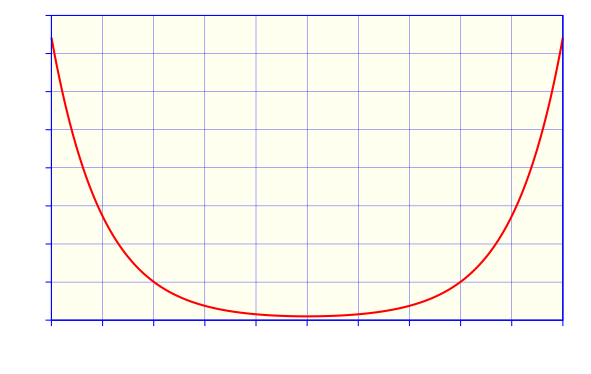

Generate this figure with gnuplot:
#!/gnuplot
#
#    
#    	G N U P L O T
#    	Version 5.2 patchlevel 7    last modified 2019-05-29 
#    
#    	Copyright (C) 1986-1993, 1998, 2004, 2007-2018
#    	Thomas Williams, Colin Kelley and many others
#    
#    	gnuplot home:     http://www.gnuplot.info
#    	faq, bugs, etc:   type "help FAQ"
#    	immediate help:   type "help"  (plot window: hit 'h')
# set terminal windows 0 color solid butt enhanced
# set output
unset clip points
set clip one
unset clip two
set bar 1.000000 front
set border front linecolor rgb "blue"  linewidth 3.000 dashtype solid
set zdata 
set ydata 
set xdata 
set y2data 
set x2data 
set boxwidth
set style fill  empty border
set style rectangle back fc  bgnd fillstyle   solid 1.00 border lt -1
set style circle radius graph 0.02, first 0.00000, 0.00000 
set style ellipse size graph 0.05, 0.03, first 0.00000 angle 0 units xy
set dummy x, y
set format x "% .0f" 
set format y "% h" 
set format x2 "% h" 
set format y2 "% h" 
set format z "% h" 
set format cb "% h" 
set format r "% h" 
set timefmt "%d/%m/%y,%H:%M"
set angles radians
set grid back nopolar xtics nomxtics ytics nomytics noztics nomztics
set grid nox2tics nomx2tics noy2tics nomy2tics nocbtics nomcbtics
set grid linecolor "blue" linetype 1 linewidth 1.00 
set raxis
set style parallel front  lt black linewidth 2.000 dashtype solid
set key title ""
set key inside right top vertical Right noreverse enhanced autotitle nobox
set key noinvert samplen 4 spacing 1 width 0 height 0 
set key maxcolumns 0 maxrows 0
set key opaque
unset key
unset label
unset arrow
set style increment default
unset style line
unset style arrow
set style histogram clustered gap 2 title textcolor lt -1
unset object
set style textbox transparent margins  1.0,  1.0 border
unset logscale
set offsets 0, 0, 0, 0
set pointsize 1
set pointintervalbox 1
set encoding default
unset polar
unset parametric
set decimalsign ','
set view 60, 30, 1, 1
set samples 800, 800
set isosamples 10, 10
set surface 
unset contour
set cntrlabel  format '%8.3g' font '' start 5 interval 20
set mapping cartesian
set datafile separator whitespace
unset hidden3d
set cntrparam order 4
set cntrparam linear
set cntrparam levels auto 5
set cntrparam points 5
set size ratio 0 1,1
set origin 0,0
set style data points
set style function lines
unset xzeroaxis
unset yzeroaxis
unset zzeroaxis
unset x2zeroaxis
unset y2zeroaxis
set ticslevel 0.5
set tics scale  1, 0.5, 1, 1, 1
set mxtics default
set mytics default
set mztics default
set mx2tics default
set my2tics default
set mcbtics default
set mrtics default
set xtics border out scale 1,0.5 nomirror norotate  autojustify
set xtics -5.0, 1.0, 5.0 norangelimit textcolor rgb "black" 
set ytics border out scale 1,0.5 nomirror norotate  autojustify
set ytics 0.0, 10.0, 80.0 norangelimit textcolor rgb "black" 
set ztics border out scale 1,0.5 nomirror norotate  autojustify
set ztics autofreq  norangelimit textcolor rgb "black" 
unset x2tics
unset y2tics
set cbtics border out scale 1,0.5 nomirror norotate  autojustify
set cbtics autofreq  norangelimit textcolor rgb "black" 
set rtics axis out scale 1,0.5 nomirror norotate  autojustify
set rtics autofreq  norangelimit textcolor rgb "black" 
set paxis 1 tics border out scale 1,0.5 nomirror norotate  autojustify
set paxis 1 tics autofreq  rangelimit textcolor rgb "black" 
set paxis 2 tics border out scale 1,0.5 nomirror norotate  autojustify
set paxis 2 tics autofreq  rangelimit textcolor rgb "black" 
set paxis 3 tics border out scale 1,0.5 nomirror norotate  autojustify
set paxis 3 tics autofreq  rangelimit textcolor rgb "black" 
set paxis 4 tics border out scale 1,0.5 nomirror norotate  autojustify
set paxis 4 tics autofreq  rangelimit textcolor rgb "black" 
set paxis 5 tics border out scale 1,0.5 nomirror norotate  autojustify
set paxis 5 tics autofreq  rangelimit textcolor rgb "black" 
set paxis 6 tics border out scale 1,0.5 nomirror norotate  autojustify
set paxis 6 tics autofreq  rangelimit textcolor rgb "black" 
set paxis 7 tics border out scale 1,0.5 nomirror norotate  autojustify
set paxis 7 tics autofreq  rangelimit textcolor rgb "black" 
set title "" 
set title  font "" norotate
set timestamp bottom 
set timestamp "" 
set timestamp  font "" norotate
set rrange [ * : * ] noreverse nowriteback
set trange [ * : * ] noreverse nowriteback
set urange [ * : * ] noreverse nowriteback
set vrange [ * : * ] noreverse nowriteback
set xlabel '$z$'
set xlabel  font "" textcolor lt -1 norotate
set x2label "" 
set x2label  font "" textcolor lt -1 norotate
set xrange [ -5.0 : 5.0] noreverse nowriteback
set x2range [ 0.00000 : 50.000 ] noreverse nowriteback
set ylabel '$\cosh z$' 
set ylabel  font "" textcolor lt -1 rotate by -270
set y2label "" 
set y2label  font "" textcolor lt -1 rotate by -270
set yrange [ 0.0 : 80.0 ] noreverse nowriteback
set y2range [ -400.0000 : 400.0000 ] noreverse nowriteback
set zlabel "" 
set zlabel  font "" textcolor lt -1 norotate
set zrange [ * : * ] noreverse nowriteback
set cblabel "" 
set cblabel  font "" textcolor lt -1 rotate by -270
set cbrange [ * : * ] noreverse nowriteback
set paxis 1 range [ * : * ] noreverse nowriteback
set paxis 2 range [ * : * ] noreverse nowriteback
set paxis 3 range [ * : * ] noreverse nowriteback
set paxis 4 range [ * : * ] noreverse nowriteback
set paxis 5 range [ * : * ] noreverse nowriteback
set paxis 6 range [ * : * ] noreverse nowriteback
set paxis 7 range [ * : * ] noreverse nowriteback
set zero 1e-008
set lmargin  -1
set bmargin  -1
set rmargin  -1
set tmargin  -1
set locale "Catalan_Spain.1252"
set pm3d explicit at s
set pm3d scansautomatic
set pm3d interpolate 1,1 flush begin noftriangles noborder corners2color mean
set palette positive nops_allcF maxcolors 0 gamma 1.5 color model RGB 
set palette rgbformulae 7, 5, 15
set colorbox default
set colorbox vertical origin screen 0.9, 0.2, 0 size screen 0.05, 0.6, 0 front bdefault
set style boxplot candles range  1.50 outliers pt 7 separation 1 labels auto unsorted
set loadpath 
set fontpath 
set psdir
set fit brief errorvariables nocovariancevariables errorscaling prescale nowrap v5
GNUTERM = "windows"
ARGC = 0
ARG0 = ""
set terminal cairolatex pdf size 15cm,9.5cm
set output "Ape-Trigonometria-cosh.tex"
set object rectangle from -5.0,0.0 to 5.0,80.0 fillstyle solid fillcolor rgb "#FFFFF0" behind
plot cosh(x) linecolor rgb "red"  linewidth 6.000
#    EOF
